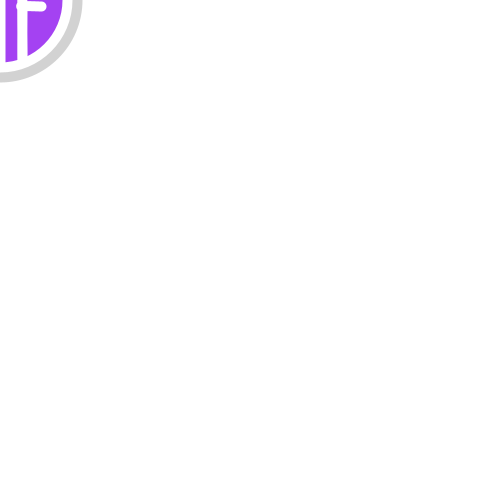
Frame 1 (no input)
Frame 60 (the mouse pressed at the canvas centre just before this capture): identical to frame 1, image omitted
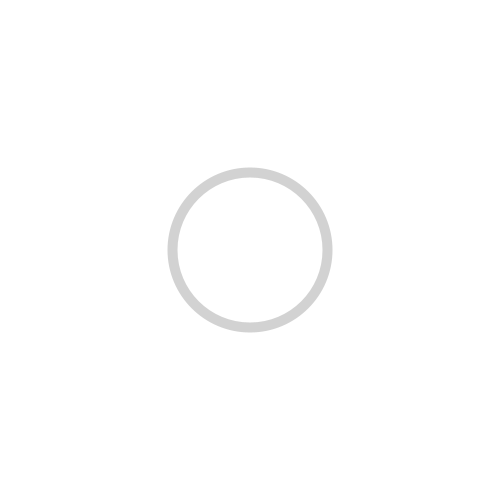
Frame 120 (the mouse held since frame 60 and released just before this capture)

The Processing sketch that drew these frames (run headless with seeded random() and noise(); from frame 60 on, the mouse is pressed at the canvas centre):

// Processing sketch: processing_70022
// ── processing_70022.pde

//size(500, 500);
//background(210);
//smooth();

float  diam;
//x = 200;
//y = 200;
//diam = 300;
color col;

void setup () {
  size(500, 500);
  smooth();
  diam = 125;
  col = color(random(255), random(255), random(255) );
 
  
  
}

void draw() {
  

  background(255, 255, 255);
  drawInitials(pmouseX, pmouseY, diam, diam);
}

void drawInitials(float x, float y, float wd, float ht) {

//Circle 3
noStroke();
fill(210);
ellipseMode(CENTER);
ellipse(x, y, diam + 40, diam + 40);

//Circle 2
noStroke();
fill(255);
ellipseMode(CENTER);
ellipse(x, y, diam + 20, diam + 20);

//Circle 1
noStroke();
fill(col);
ellipseMode(CENTER);
ellipse(x, y, diam, diam);

//L
stroke (255);
strokeWeight(10);
beginShape();
curveVertex(x - .40 * diam, y - .35 * diam);
curveVertex(x - .40 * diam, y - .31 * diam);
curveVertex(x - .40 * diam, y + .27 * diam);
curveVertex(x - .15 * diam, y + .47 * diam);
curveVertex(x - .00 * diam, y + .45 * diam);
endShape();

//I
stroke (255);
strokeWeight(10);
beginShape();
curveVertex(x, y - .50 * diam);
curveVertex(x, y - .50 * diam);
curveVertex(x, y + .50 * diam);
curveVertex(x, y + .50 * diam);
endShape();

//F
stroke (255);
strokeWeight(10);
beginShape();
curveVertex(x + .38 * diam, y + .05 * diam); 
curveVertex(x + .33 * diam, y + .05 * diam); //start of cross
curveVertex(x + .18 * diam, y + .05 * diam); //right before dip down
curveVertex(x + .18 * diam, y + .09 * diam);
curveVertex(x + .177 * diam, y + .47 * diam); //base of F
curveVertex(x + .20 * diam, y - .38 * diam); //top of F
curveVertex(x + .42 * diam, y - .25 * diam); 
curveVertex(x + .33 * diam, y - .20 * diam);
endShape();



}

void keyPressed () {
  col = color(random(255), random(255), random(255), frameCount = 300); 
}

void mousePressed () {
col = color((255), (255), (255), 10);
}
